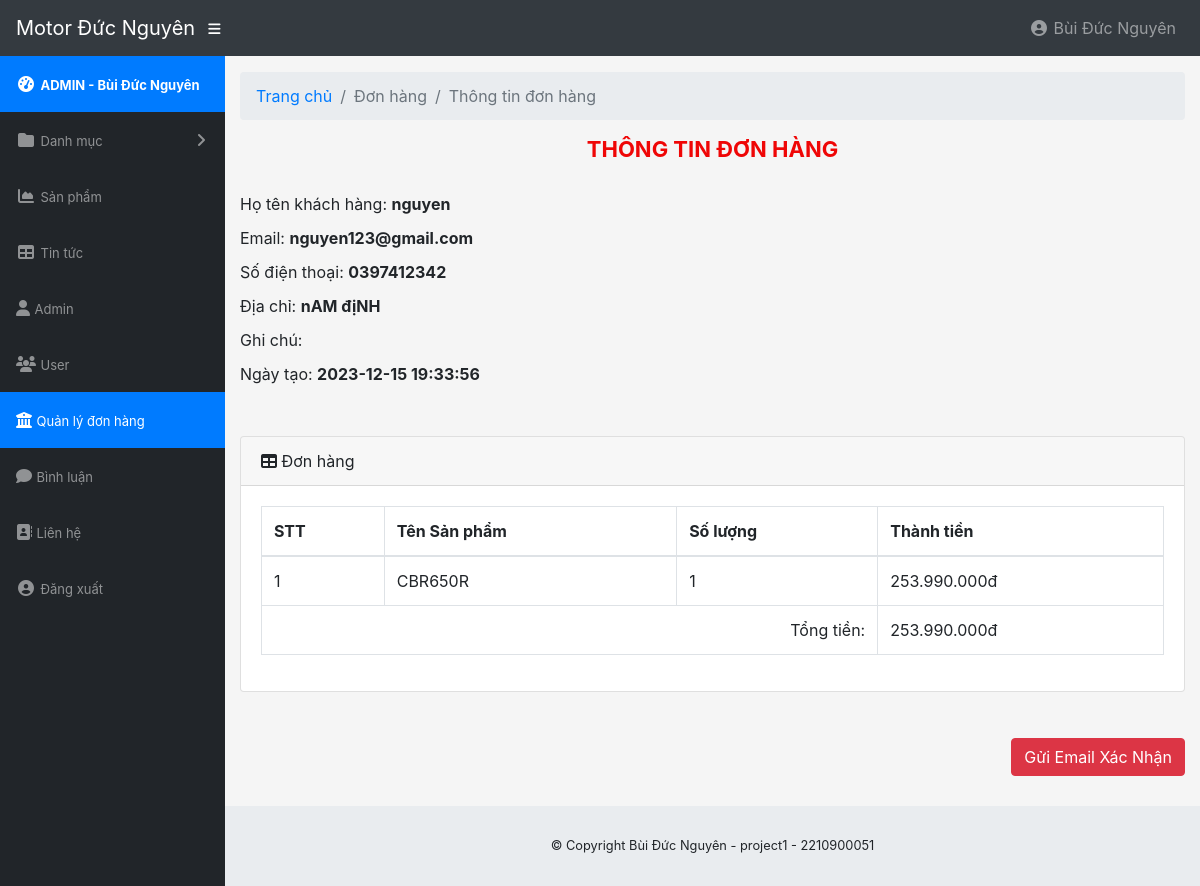
/admin/modules/transaction/view.php?id=15 (signed in), run on the app's committed database.
### tables this page shows
CREATE TABLE `users` (
  `id` int(11) NOT NULL,
  `name` varchar(100) DEFAULT NULL,
  `email` varchar(100) DEFAULT NULL,
  `phone` char(15) DEFAULT NULL,
  `address` varchar(100) DEFAULT NULL,
  `password` varchar(100) DEFAULT NULL,
  `avatar` varchar(100) DEFAULT NULL,
  `status` tinyint(4) DEFAULT 1,
  `token` varchar(100) DEFAULT NULL,
  `created_at` timestamp NULL DEFAULT current_timestamp(),
  `updated_at` timestamp NULL DEFAULT current_timestamp() ON UPDATE current_timestamp()
);

CREATE TABLE `transaction` (
  `id` int(11) NOT NULL,
  `amount` int(11) DEFAULT NULL,
  `users_id` int(11) DEFAULT NULL,
  `status` tinyint(4) DEFAULT 0,
  `note` text DEFAULT NULL,
  `created_at` timestamp NULL DEFAULT current_timestamp(),
  `updated_at` timestamp NULL DEFAULT current_timestamp() ON UPDATE current_timestamp()
);

CREATE TABLE `orders` (
  `id` int(11) NOT NULL,
  `transaction_id` int(11) DEFAULT NULL,
  `product_id` int(11) DEFAULT NULL,
  `qty` int(11) DEFAULT NULL,
  `price` int(11) DEFAULT NULL,
  `created_at` timestamp NOT NULL DEFAULT current_timestamp(),
  `updated_at` timestamp NOT NULL DEFAULT current_timestamp() ON UPDATE current_timestamp()
);

CREATE TABLE `product` (
  `id` int(11) NOT NULL,
  `name` varchar(100) DEFAULT NULL,
  `slug` varchar(100) DEFAULT NULL,
  `price` int(11) DEFAULT NULL,
  `sale` tinyint(4) DEFAULT 0,
  `pay` int(11) DEFAULT 0,
  `thumbar` varchar(100) DEFAULT NULL,
  `category_id` int(11) DEFAULT NULL,
  `content` text DEFAULT NULL,
  `number` int(11) DEFAULT 0,
  `head` int(11) DEFAULT 0,
  `short_description` text DEFAULT NULL,
  `view` int(11) DEFAULT 0,
  `hot` tinyint(4) DEFAULT 0,
  `created_at` timestamp NULL DEFAULT current_timestamp(),
  `updated_at` timestamp NULL DEFAULT current_timestamp() ON UPDATE current_timestamp(),
  `home` tinyint(4) DEFAULT 1
);

### libraries/Database.php (called while the page is built, shortened)
<?php
class Database
{
    public $link;
    public function __construct()
    {
        $this->link = mysqli_connect("localhost","root","","storemotor") or die ();
        mysqli_set_charset($this->link,"utf8");
    }
    public function fetchsql( $sql )
    {
        $result = mysqli_query($this->link,$sql) or die("Lỗi  truy vấn sql " .mysqli_error($this->link));
        $data = [];
        if( $result)
        {
            while ($num = mysqli_fetch_assoc($result))
            {
                $data[] = $num;
            }
        }
        return $data;
    }
    public function fetchID($table , $id )
    {
        $sql = "SELECT * FROM {$table} WHERE id = $id ";
        $result = mysqli_query($this->link,$sql) or die("Lỗi  truy vấn fetchID " .mysqli_error($this->link));
        return mysqli_fetch_assoc($result);
    }
}
?>

### admin/autoload/autoload.php (called while the page is built, shortened)
<?php
require_once  __DIR__."/../../libraries/Database.php";
require_once __DIR__."/../../libraries/Function.php";
$db = new Database;
?>

### libraries/Function.php (called while the page is built, shortened)
<?php
function  getInput($string)
{
    return isset($_GET[$string]) ? $_GET[$string] : '';
}
function formatPrice($number)
{
    $number = intval($number);
    return $number = number_format($number,0,',','.') . "đ";
}
?>

### admin/modules/transaction/view.php (the view, shortened to what this page needs)
<?php
require_once __DIR__."/../../autoload/autoload.php";
$id = intval(getInput('id'));
$view_transaction = $db->fetchID('transaction', $id);
$view_user = $db->fetchID('users', $view_transaction['users_id']);
$orders = $db->fetchsql("SELECT * FROM orders WHERE transaction_id = ".$view_transaction['id']);
?>
<?php require_once __DIR__."/../../layouts/header.php"; ?>
    <div class="container-fluid">
        <ol class="breadcrumb">
            <li class="breadcrumb-item">
                <a href="#">Trang chủ</a>
            </li>
            <li class="breadcrumb-item active">Đơn hàng</li>
            <li class="breadcrumb-item active">Thông tin đơn hàng</li>
        </ol>
        <div class="admin-title-top">
            <h1>Thông tin đơn hàng</h1>
        </div>
        <div class="infor-user-order">
            <ul>
                <li>
                    <span>Họ tên khách hàng: </span> <strong><?php echo $view_user['name'] ?></strong>
                </li>
                <li>
                    <span>Email: </span> <strong><?php echo $view_user['email'] ?></strong>
                </li>
                <li>
                    <span>Số điện thoại: </span> <strong><?php echo $view_user['phone'] ?></strong>
                </li>
                <li>
                    <span>Địa chỉ: </span> <strong><?php echo $view_user['address'] ?></strong>
                </li>
                <li>
                    <span>Ghi chú: </span> <strong><?php echo $view_transaction['note'] ?></strong>
                </li>
                <li>
                    <span>Ngày tạo: </span> <strong><?php echo $view_transaction['created_at'] ?></strong>
                </li>
            </ul>
        </div>
        <div class="admin-content">
            <div class="card mb-3">
                <div class="card-header">
                    <i class="fas fa-table"></i>
                    Đơn hàng</div>
                <div class="card-body">
                    <div class="table-responsive">
                        <table class="table table-bordered" id="dataTable" width="100%" cellspacing="0">
                            <thead>
                            <tr>
                                <th>STT</th>
                                <th>Tên Sản phẩm</th>
                                <th>Số lượng</th>
                                <th>Thành tiền</th>
                            </tr>
                            </thead>
                            <tbody>
                                <?php
                                $total_price = 0;
                                foreach ($orders as $key=>$order):
                                    $product = $db->fetchsql("SELECT name FROM product WHERE id = ".$order['product_id']);
                                    $total_price += $order['qty'] * $order['price'];
                                ?>
                                <tr>
                                    <td><?php echo $key+1; ?></td>
                                    <td><?php echo $product[0]['name']; ?></td>
                                    <td><?php echo $order['qty']; ?></td>
                                    <td><?php echo formatPrice($order['price'] * $order['qty']); ?></td>
                                </tr>
                                <?php endforeach; ?>
                                <tr>
                                    <td class="text-right" colspan="3">Tổng tiền:</td>
                                    <td><?php echo formatPrice($total_price); ?></td>
                                </tr>
                            </tbody>
                        </table>
                    </div>
                </div>
            </div>
            <div class="sent-email">
                <a class="btn btn-danger" href="https://mail.google.com/mail/u/0/?tab=rm&ogbl#inbox" style="margin: 30px 0px; float: right;">Gửi Email Xác Nhận</a>
            </div>
        </div>
    </div>
<?php require_once __DIR__."/../../layouts/footer.php"; ?>

### public/admin/css/style-admin.css (style rules this page uses)
li { list-style: none; }
a, a:hover { text-decoration: none; }
.admin-title-top h1 { text-align: center; font-size: 22px; text-transform: uppercase; font-weight: bold; color: #ef0606; }
.infor-user-order { margin-bottom: 50px; margin-top: 30px; }
.infor-user-order ul { margin: 0; padding: 0; }
.infor-user-order ul li { margin-bottom: 10px; }

### data on the page
users: name "nguyen", email "nguyen123@gmail.com", phone "0397412342", address "nAM địNH"
transaction: created_at "2023-12-15 19:33:56"
orders: product.name "CBR650R", qty "1", formatPrice($order['price'] * $order['qty']) "253.990.000đ"

### other printed values
$_SESSION['admin_name'] "Bùi Đức Nguyên"
formatPrice($total_price) "253.990.000đ"
